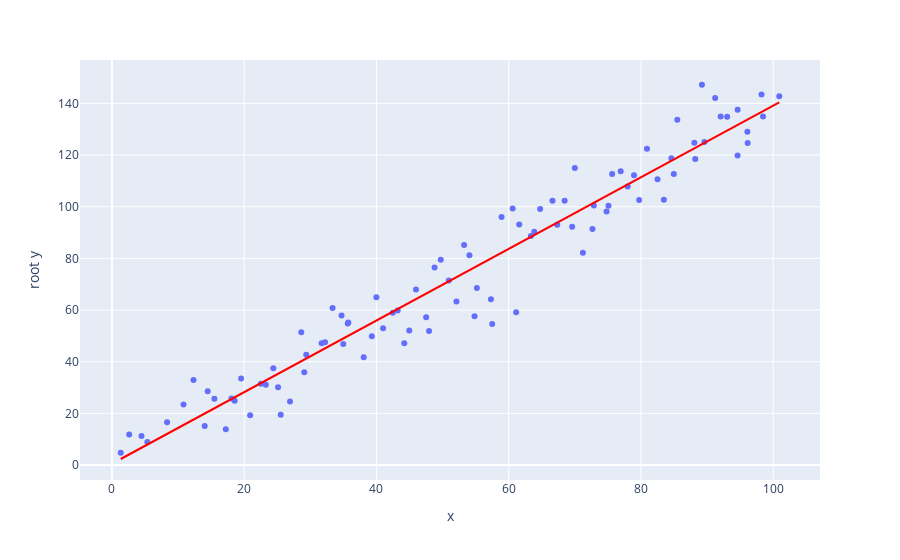

Here is the notebook cell this chart was saved with:
### Markdown cell above
It doesn't appear to be the case that `'x'` and `'y'` are linearly associated here, and they aren't – there is a **quadratic** relationship between them. Note that if we were to create a **residual plot** above, there would be a pattern – the residuals for smaller `'x'` would mostly be positive, and the residuals for larger `'x'` would mostly be negative. From [DSC 10](https://inferentialthinking.com/chapters/15/5/Visual_Diagnostics.html), we know that patterns in a residual plot imply that the relationship between the two variables is non-linear.

To linearize the relationship, we can take the square root of each `'y'` value:

### Code cell
df_1['root y'] = np.sqrt(df_1['y'])

px.scatter(df_1, x='x', y='root y', trendline="ols", trendline_color_override="red")
